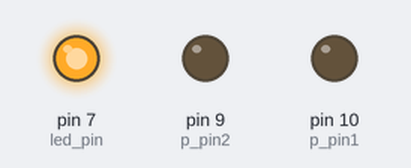
The sketch below on a simulated Arduino Uno, built with avr-gcc and run on an emulated ATmega328P. On the bench: output pins drawn as LEDs (lit = HIGH). No radio packets arrive unless stated; what the sketch prints to the serial monitor is not drawn.

Above: at 0.2 s.
Timing chart, 0 to 1.7 s (numbered marks = the images above):
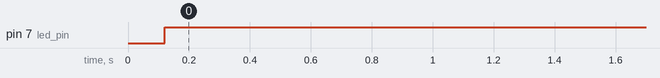

Measured:
- by itself, pin 7 (led_pin): LOW → HIGH at 0.12 s

The sketch:

Reciever.ino
```cpp
#include <VirtualWire.h>

const int receive_pin = 11;
const int led_pin = 7;
char moistureChar[10];
char moist_percentChar[10];
const int p_pin1=10;
const int p_pin2=9;
struct package
{
  int moisture[2] ;
  int moisture_percentage[2] ;
  int distance;
};
typedef struct package Package;
Package data;
void setup()
{   Serial.begin(9600);
    // Initialise the IO and ISR
    vw_set_rx_pin(receive_pin);
    vw_setup(500);   // Bits per sec
    vw_rx_start();       // Start the receiver PLL running
    pinMode(led_pin, OUTPUT);
    pinMode(p_pin1, OUTPUT);
    pinMode(p_pin2, OUTPUT);
}
void loop()
{   uint8_t buf[sizeof(data)];
    uint8_t buflen = sizeof(data);

    vw_get_message(buf, &buflen);
    memcpy(&data,&buf,buflen);
    Pump();
    for(int i=0;i<2;i++){
      Serial.print("Moisture value for sensor ");
      Serial.print(i+1);
      Serial.print(" : ");
      Serial.println(data.moisture[i]);
      Serial.print("Moisture percentage value for sensor ");
      Serial.print(i+1);
      Serial.print(" : ");
      Serial.println(data.moisture_percentage[i]);
     }
      Serial.print("Distance : ");
      Serial.println(data.distance);
     if(data.distance<10){
       digitalWrite(led_pin, HIGH);
     }
     else{
       digitalWrite(led_pin, LOW);
     }
    delay(3000);
  }
  void Pump(){
  if(data.moisture_percentage[0]<5){
    digitalWrite(p_pin1, HIGH);
  }else{
    digitalWrite(p_pin1, LOW);
  }
   if(data.moisture_percentage[1]<5){
    digitalWrite(p_pin2, HIGH);
  }else{
    digitalWrite(p_pin2, LOW);
  }
}
```
